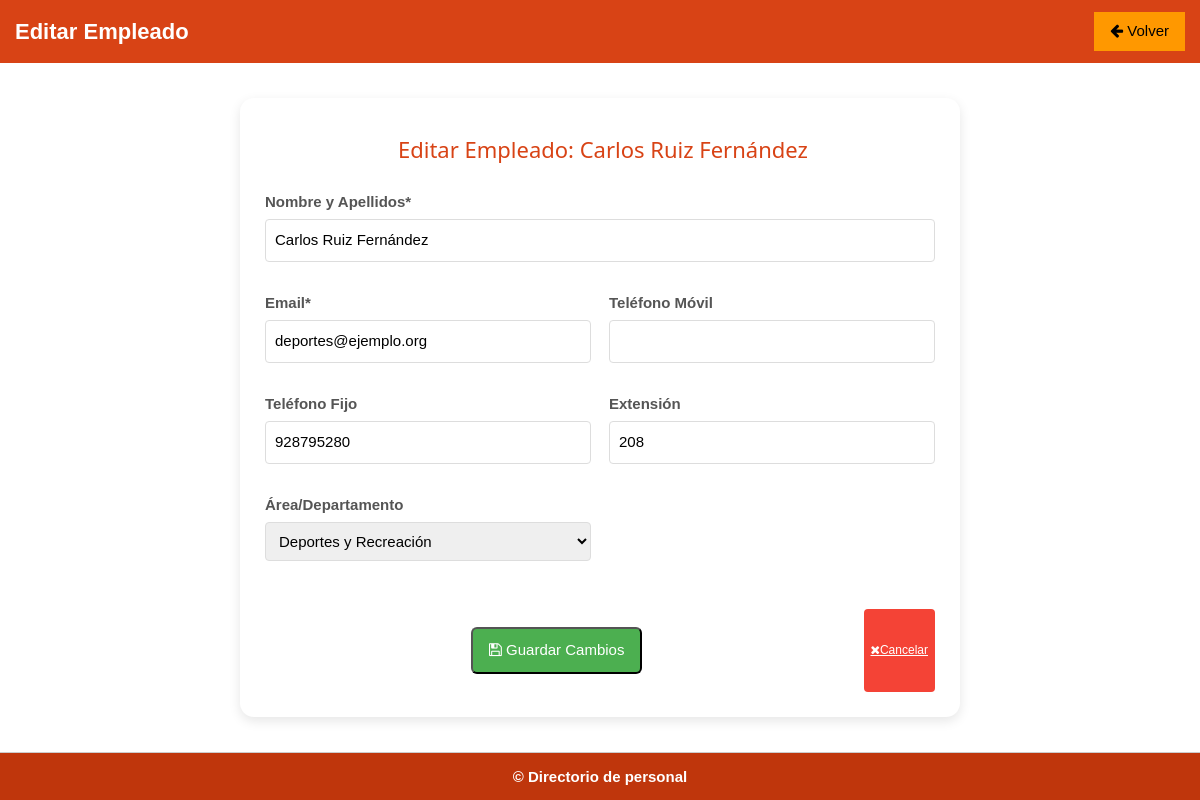
Screenshot of /admin/edit_employee.php?id=105 (signed in) with the database file from the repository.
### tables this page shows
CREATE TABLE `empleados` (
  `Id` int(10) NOT NULL AUTO_INCREMENT,
  `nombre_apellidos` varchar(255) NOT NULL,
  `email` varchar(255) NOT NULL,
  `telefono_movil` int(9) DEFAULT NULL,
  `extension` int(4) DEFAULT NULL,
  `idArea` int(10) DEFAULT NULL,
  `telefono_fijo` int(9) DEFAULT NULL,
  PRIMARY KEY (`Id`),
  KEY `idArea` (`idArea`),
  CONSTRAINT `empleados_ibfk_1` FOREIGN KEY (`idArea`) REFERENCES `area` (`Id`)
);

CREATE TABLE `area` (
  `Id` int(10) NOT NULL AUTO_INCREMENT,
  `nombre_area` varchar(255) NOT NULL,
  PRIMARY KEY (`Id`)
);

### admin/edit_employee.php (the view, shortened to what this page needs)
<?php
require_once(__DIR__ . '/../includes/conexion.php');
$id = isset($_GET['id']) ? (int)$_GET['id'] : 0;
$areas = [];
$empleado = null;
$sql_areas = "SELECT Id, nombre_area FROM area ORDER BY nombre_area ASC";
$result_areas = $conn->query($sql_areas);
if ($result_areas) {
    $areas = $result_areas->fetch_all(MYSQLI_ASSOC);
}
if ($id > 0) {
    $sql_empleado = "SELECT * FROM empleados WHERE Id = ?";
    $stmt = $conn->prepare($sql_empleado);
    $stmt->bind_param("i", $id);
    $stmt->execute();
    $result = $stmt->get_result();
    $empleado = $result->fetch_assoc();
} else {
    $error = 'ID de empleado no válido';
    $_SESSION['error_message'] = $error;
    header('Location: indexadminpanel.php');
    exit();
}
?>
<!DOCTYPE html>
<html lang="es">
<head>
    <link rel="stylesheet" href="../css/w3.css">
    <link rel="stylesheet" href="../css/font-awesome/css/font-awesome.min.css">
    <link rel="stylesheet" href="../css/admin-styles.css">
</head>
<body>
<div class="admin-bar">
    <div class="admin-title">Editar Empleado</div>
    <div class="admin-controls">
        <a href="indexadminpanel.php" class="w3-button w3-orange">
            <i class="fa fa-arrow-left"></i> Volver
        </a>
    </div>
</div>
<div class="admin-form-container">
    <h2 class="admin-form-title">
        <i class="fa fa-user-edit"></i> Editar Empleado: <?= htmlspecialchars($empleado['nombre_apellidos']) ?>
    </h2>
    <form method="POST" class="admin-form">
        <div class="form-group full-width">
            <label class="form-label">Nombre y Apellidos*</label>
            <input type="text" name="nombre_apellidos" class="form-input"
                   value="<?= htmlspecialchars($empleado['nombre_apellidos']) ?>" required>
        </div>
        <div class="form-group">
            <label class="form-label">Email*</label>
            <input type="email" name="email" class="form-input"
                   value="<?= htmlspecialchars($empleado['email']) ?>" required>
        </div>
        <div class="form-group">
            <label class="form-label">Teléfono Móvil</label>
            <input type="tel" name="telefono_movil" class="form-input"
                   value="<?= htmlspecialchars($empleado['telefono_movil']) ?>">
        </div>
        <div class="form-group">
            <label class="form-label">Teléfono Fijo</label>
            <input type="tel" name="telefono_fijo" class="form-input"
                   value="<?= htmlspecialchars($empleado['telefono_fijo']) ?>">
        </div>
        <div class="form-group">
            <label class="form-label">Extensión</label>
            <input type="number" name="extension" class="form-input"
                   value="<?= htmlspecialchars($empleado['extension']) ?>">
        </div>
        <div class="form-group">
            <label class="form-label">Área/Departamento</label>
            <select name="idArea" class="form-input">
                <?php foreach ($areas as $area): ?>
                    <option value="<?= $area['Id'] ?>"
                        <?= ($empleado['idArea'] == $area['Id']) ? 'selected' : '' ?>>
                        <?= htmlspecialchars($area['nombre_area']) ?>
                    </option>
                <?php endforeach; ?>
            </select>
        </div>
        <div class="form-actions">
            <button type="submit" class="add-btn">
                <i class="fa fa-save"></i> Guardar Cambios
            </button>
            <a href="indexadminpanel.php" class="action-btn delete-btn">
                <i class="fa fa-times"></i> Cancelar
            </a>
        </div>
    </form>
</div>
</body>
</html>

### CSS/w3.css (style rules this page uses)
*,*:before,*:after { box-sizing:inherit }
html { -ms-text-size-adjust:100%;-webkit-text-size-adjust:100% }
body { margin:0 }
article,aside,details,figcaption,figure,footer,header,main,menu,nav,section { display:block }
a { background-color:transparent }
button,input,select,textarea,optgroup { font:inherit;margin:0 }
button,input { overflow:visible }
button,select { text-transform:none }
button,[type=button],[type=reset],[type=submit] { -webkit-appearance:button }
html,body { font-family:Verdana,sans-serif;font-size:15px;line-height:1.5 }
html { overflow-x:hidden }
h2 { font-size:30px }
h1,h2,h3,h4,h5,h6 { font-family:"Segoe UI",Arial,sans-serif;font-weight:400;margin:10px 0 }
a { color:inherit }
.w3-btn,.w3-button { border:none;display:inline-block;padding:8px 16px;vertical-align:middle;overflow:hidden;text-decoration:none;color:inherit;background-color:inherit;text-align:center;cursor:pointer;white-space:nowrap }
.w3-btn,.w3-button { -webkit-touch-callout:none;-webkit-user-select:none;-khtml-user-select:none;-moz-user-select:none;-ms-user-select:none;user-select:none }
.w3-orange,.w3-hover-orange:hover { color:#000!important;background-color:#ff9800!important }

### CSS/admin-styles.css (style rules this page uses)
.action-btn { padding: 6px 8px; border-radius: 4px; font-size: 13px; font-weight: 500; cursor: pointer; transition: all 0.2s ease; border: none; display: inline-flex; align-items: center; justify-content: center; min-width: 60px; }
.delete-btn { background-color: #F44336; color: white; }
.add-btn { background-color: #4CAF50; color: white; padding: 10px 16px; border-radius: 6px; text-decoration: none; font-size: 15px; margin: 18px auto; display: block; width: fit-content; transition: all 0.2s ease; }
.admin-bar { background-color: #D84315; padding: 12px 15px; display: flex; justify-content: space-between; align-items: center; flex-wrap: wrap; gap: 8px; }
.admin-title { color: white; font-size: 22px; font-weight: bold; margin: 0; }
.admin-controls { display: flex; gap: 8px; flex-wrap: wrap; }
.admin-form-container { width: 60%; margin: 35px auto; background-color: white; padding: 25px; border-radius: 14px; box-shadow: 0 4px 12px rgba(0, 0, 0, 0.1); }
.admin-form-title { color: #D84315; text-align: center; margin-bottom: 25px; font-size: 22px; }
.admin-form { display: grid; grid-template-columns: 1fr 1fr; gap: 18px; }
.form-group { margin-bottom: 12px; }
.form-group.full-width { grid-column: span 2; }
.form-label { display: block; margin-bottom: 6px; font-weight: bold; color: #555; }
.form-input { width: 100%; padding: 9px; border: 1px solid #ddd; border-radius: 4px; font-size: 15px; }
.form-actions { grid-column: span 2; display: flex; justify-content: center; gap: 15px; margin-top: 18px; }
@media (max-width: 1200px) { .action-btn { padding: 5px 7px; font-size: 12px; min-width: 55px; } }
.footer-container { background-color:#BF360C; color: white; padding: 10px 0; font-weight: bold; }

### rows the page displays
empleados: nombre_apellidos "Carlos Ruiz Fernández", email "deportes@ejemplo.org", telefono_fijo "928795280", extension "208", idArea "Deportes y Recreación"
